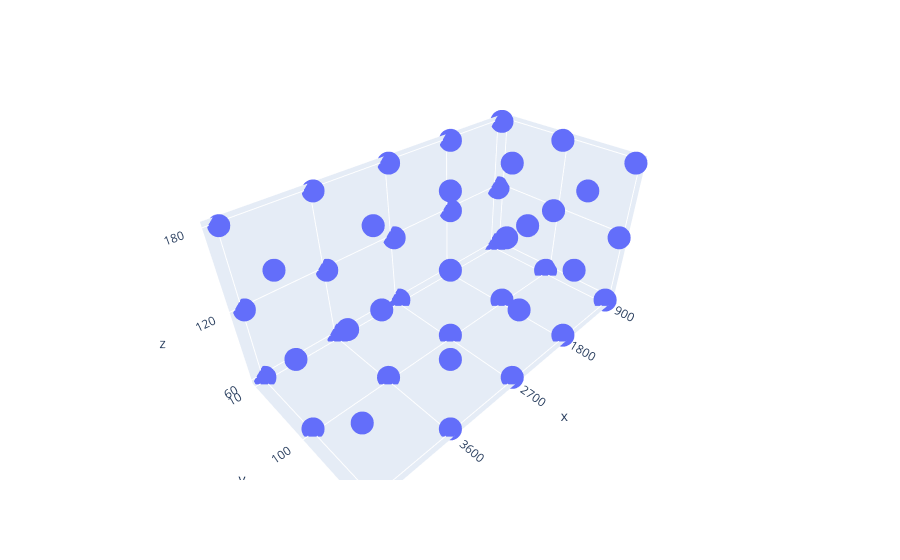

This figure's notebook cell:
### Code cell
px.scatter_3d(x=x,y=y, z=z)

### Figure 1 — Plotly figure (JSON) as saved in the notebook; plotly's stock layout.template omitted (floating-point values rounded to 4 significant figures; data arrays with more than 128 entries replaced by an {"elided": "..."} marker saying what was removed)
{"data": [{"hovertemplate": "x=%{x}<br>y=%{y}<br>z=%{z}<extra></extra>", "legendgroup": "", "marker": {"color": "#636efa", "symbol": "circle"}, "mode": "markers", "name": "", "scene": "scene", "showlegend": false, "type": "scatter3d", "x": {"elided": "135 str values"}, "y": {"elided": "135 str values"}, "z": {"elided": "135 str values"}}], "layout": {"legend": {"tracegroupgap": 0}, "margin": {"t": 60}, "scene": {"domain": {"x": [0, 1], "y": [0, 1]}, "xaxis": {"title": {"text": "x"}}, "yaxis": {"title": {"text": "y"}}, "zaxis": {"title": {"text": "z"}}}}}
